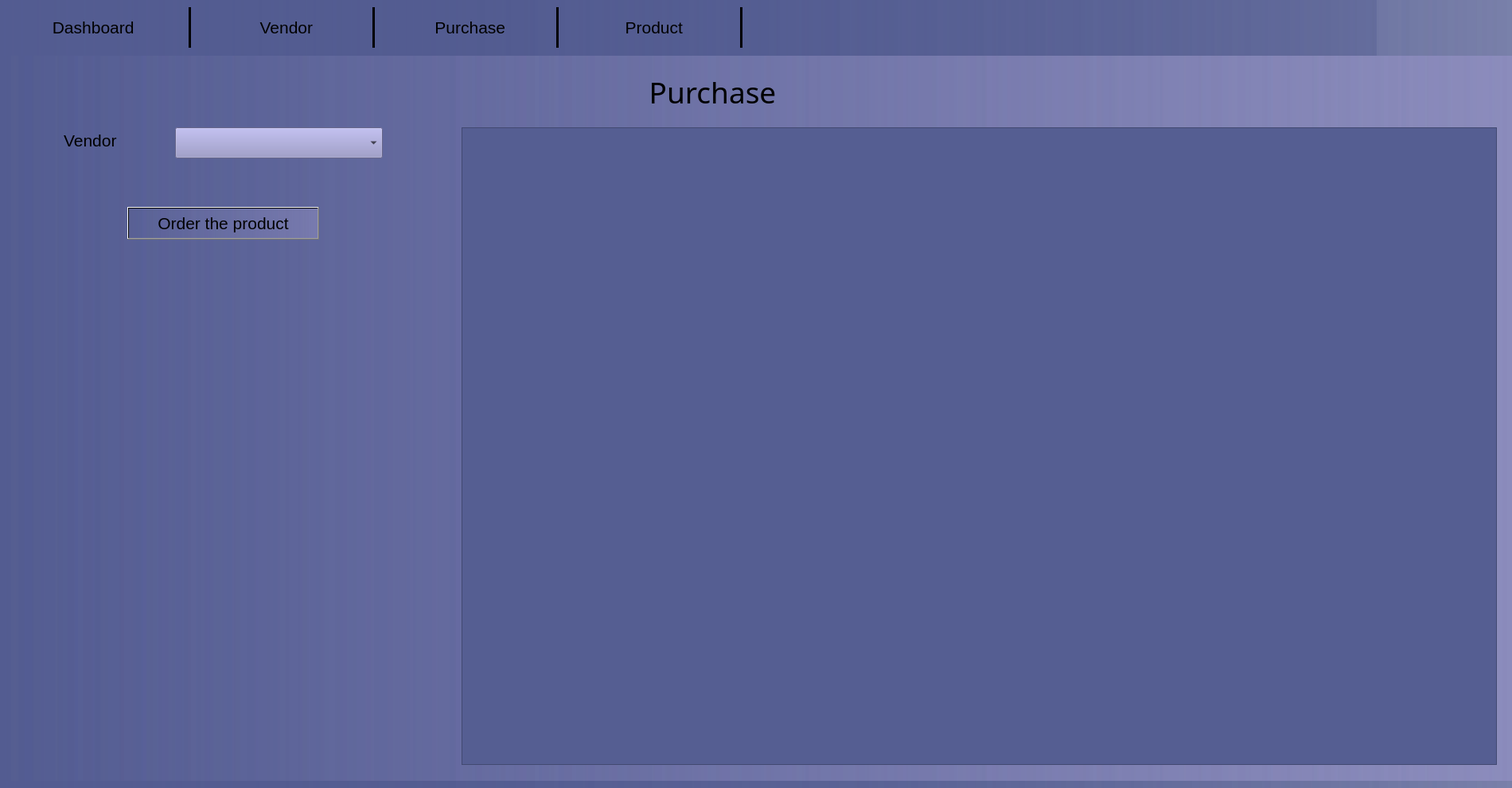
<?xml version="1.0" encoding="UTF-8"?>
<ui version="4.0">
 <class>MainWindow</class>
 <widget class="QMainWindow" name="MainWindow">
  <property name="geometry">
   <rect>
    <x>0</x>
    <y>0</y>
    <width>1900</width>
    <height>990</height>
   </rect>
  </property>
  <property name="minimumSize">
   <size>
    <width>1700</width>
    <height>800</height>
   </size>
  </property>
  <property name="maximumSize">
   <size>
    <width>1900</width>
    <height>990</height>
   </size>
  </property>
  <property name="windowTitle">
   <string>Main Window</string>
  </property>
  <property name="styleSheet">
   <string notr="true">background-color: qlineargradient(spread:pad, x1:0, y1:0, x2:1, y2:0, stop:0 rgba(83, 92, 145, 255), stop:1 rgba(83, 92, 145,100));</string>
  </property>
  <widget class="QWidget" name="centralwidget">
   <widget class="QWidget" name="horizontalLayoutWidget">
    <property name="geometry">
     <rect>
      <x>-1</x>
      <y>-1</y>
      <width>1731</width>
      <height>71</height>
     </rect>
    </property>
    <layout class="QHBoxLayout" name="horizontalLayout">
     <property name="spacing">
      <number>0</number>
     </property>
     <property name="sizeConstraint">
      <enum>QLayout::SetDefaultConstraint</enum>
     </property>
     <property name="leftMargin">
      <number>10</number>
     </property>
     <property name="topMargin">
      <number>10</number>
     </property>
     <property name="rightMargin">
      <number>780</number>
     </property>
     <property name="bottomMargin">
      <number>10</number>
     </property>
     <item>
      <widget class="QPushButton" name="btnDashboard">
       <property name="minimumSize">
        <size>
         <width>160</width>
         <height>50</height>
        </size>
       </property>
       <property name="maximumSize">
        <size>
         <width>200</width>
         <height>50</height>
        </size>
       </property>
       <property name="font">
        <font>
         <pointsize>16</pointsize>
        </font>
       </property>
       <property name="autoFillBackground">
        <bool>false</bool>
       </property>
       <property name="text">
        <string>Dashboard  </string>
       </property>
       <property name="icon">
        <iconset>
         <normaloff>image/product.png</normaloff>image/product.png</iconset>
       </property>
       <property name="iconSize">
        <size>
         <width>40</width>
         <height>40</height>
        </size>
       </property>
       <property name="flat">
        <bool>true</bool>
       </property>
      </widget>
     </item>
     <item>
      <widget class="Line" name="line_5">
       <property name="styleSheet">
        <string notr="true">background-color: rgb(0, 0, 0);</string>
       </property>
       <property name="orientation">
        <enum>Qt::Vertical</enum>
       </property>
      </widget>
     </item>
     <item>
      <widget class="QPushButton" name="btnVendor">
       <property name="minimumSize">
        <size>
         <width>160</width>
         <height>50</height>
        </size>
       </property>
       <property name="maximumSize">
        <size>
         <width>200</width>
         <height>50</height>
        </size>
       </property>
       <property name="font">
        <font>
         <pointsize>16</pointsize>
        </font>
       </property>
       <property name="text">
        <string>  Vendor</string>
       </property>
       <property name="icon">
        <iconset>
         <normaloff>image/salesman.png</normaloff>image/salesman.png</iconset>
       </property>
       <property name="iconSize">
        <size>
         <width>40</width>
         <height>40</height>
        </size>
       </property>
       <property name="default">
        <bool>false</bool>
       </property>
       <property name="flat">
        <bool>true</bool>
       </property>
      </widget>
     </item>
     <item>
      <widget class="Line" name="line">
       <property name="styleSheet">
        <string notr="true">background-color: rgb(0, 0, 0);</string>
       </property>
       <property name="orientation">
        <enum>Qt::Vertical</enum>
       </property>
      </widget>
     </item>
     <item>
      <widget class="QPushButton" name="btnPurchase">
       <property name="minimumSize">
        <size>
         <width>160</width>
         <height>50</height>
        </size>
       </property>
       <property name="maximumSize">
        <size>
         <width>200</width>
         <height>50</height>
        </size>
       </property>
       <property name="font">
        <font>
         <pointsize>16</pointsize>
        </font>
       </property>
       <property name="text">
        <string>  Purchase</string>
       </property>
       <property name="icon">
        <iconset>
         <normaloff>image/purchase.png</normaloff>image/purchase.png</iconset>
       </property>
       <property name="iconSize">
        <size>
         <width>40</width>
         <height>40</height>
        </size>
       </property>
       <property name="flat">
        <bool>true</bool>
       </property>
      </widget>
     </item>
     <item>
      <widget class="Line" name="line_4">
       <property name="styleSheet">
        <string notr="true">background-color: rgb(0, 0, 0);</string>
       </property>
       <property name="orientation">
        <enum>Qt::Vertical</enum>
       </property>
      </widget>
     </item>
     <item>
      <widget class="QPushButton" name="btnProduct">
       <property name="minimumSize">
        <size>
         <width>160</width>
         <height>50</height>
        </size>
       </property>
       <property name="maximumSize">
        <size>
         <width>200</width>
         <height>50</height>
        </size>
       </property>
       <property name="font">
        <font>
         <pointsize>16</pointsize>
        </font>
       </property>
       <property name="autoFillBackground">
        <bool>false</bool>
       </property>
       <property name="text">
        <string>  Product</string>
       </property>
       <property name="icon">
        <iconset>
         <normaloff>image/product.png</normaloff>image/product.png</iconset>
       </property>
       <property name="iconSize">
        <size>
         <width>40</width>
         <height>40</height>
        </size>
       </property>
       <property name="flat">
        <bool>true</bool>
       </property>
      </widget>
     </item>
     <item>
      <widget class="Line" name="line_3">
       <property name="styleSheet">
        <string notr="true">background-color: rgb(0, 0, 0);</string>
       </property>
       <property name="orientation">
        <enum>Qt::Vertical</enum>
       </property>
      </widget>
     </item>
    </layout>
   </widget>
   <widget class="QStackedWidget" name="stackedWidget">
    <property name="geometry">
     <rect>
      <x>0</x>
      <y>70</y>
      <width>1901</width>
      <height>911</height>
     </rect>
    </property>
    <property name="sizePolicy">
     <sizepolicy hsizetype="Expanding" vsizetype="Expanding">
      <horstretch>0</horstretch>
      <verstretch>0</verstretch>
     </sizepolicy>
    </property>
    <property name="layoutDirection">
     <enum>Qt::LeftToRight</enum>
    </property>
    <property name="styleSheet">
     <string notr="true">background-color: qlineargradient(spread:pad, x1:0, y1:0, x2:1, y2:0, stop:0 rgba(146, 144, 195, 0), stop:1 rgba(146, 144, 195, 120));</string>
    </property>
    <property name="currentIndex">
     <number>2</number>
    </property>
    <widget class="QWidget" name="dashboardpage"/>
    <widget class="QWidget" name="vendorpage">
     <widget class="QLabel" name="lblVendorLogo">
      <property name="geometry">
       <rect>
        <x>670</x>
        <y>23</y>
        <width>311</width>
        <height>51</height>
       </rect>
      </property>
      <property name="font">
       <font>
        <family>MV Boli</family>
        <pointsize>28</pointsize>
        <weight>50</weight>
        <italic>false</italic>
        <bold>false</bold>
       </font>
      </property>
      <property name="styleSheet">
       <string notr="true">background-color: rgba(0, 0, 0,0);</string>
      </property>
      <property name="text">
       <string>VENDOR</string>
      </property>
      <property name="alignment">
       <set>Qt::AlignCenter</set>
      </property>
     </widget>
     <widget class="QTableView" name="VendorTableView">
      <property name="geometry">
       <rect>
        <x>40</x>
        <y>100</y>
        <width>1831</width>
        <height>791</height>
       </rect>
      </property>
      <property name="font">
       <font>
        <family>Tahoma</family>
        <pointsize>12</pointsize>
       </font>
      </property>
      <property name="styleSheet">
       <string notr="true">background-color: rgba(85, 94, 146,0);
color: rgb(0, 0, 0);</string>
      </property>
      <property name="frameShape">
       <enum>QFrame::StyledPanel</enum>
      </property>
      <property name="frameShadow">
       <enum>QFrame::Raised</enum>
      </property>
      <property name="sizeAdjustPolicy">
       <enum>QAbstractScrollArea::AdjustToContents</enum>
      </property>
      <property name="alternatingRowColors">
       <bool>false</bool>
      </property>
      <property name="showGrid">
       <bool>true</bool>
      </property>
      <property name="gridStyle">
       <enum>Qt::SolidLine</enum>
      </property>
      <attribute name="horizontalHeaderVisible">
       <bool>false</bool>
      </attribute>
      <attribute name="horizontalHeaderCascadingSectionResizes">
       <bool>true</bool>
      </attribute>
      <attribute name="horizontalHeaderHighlightSections">
       <bool>false</bool>
      </attribute>
      <attribute name="horizontalHeaderStretchLastSection">
       <bool>true</bool>
      </attribute>
      <attribute name="verticalHeaderVisible">
       <bool>false</bool>
      </attribute>
      <attribute name="verticalHeaderCascadingSectionResizes">
       <bool>true</bool>
      </attribute>
      <attribute name="verticalHeaderStretchLastSection">
       <bool>false</bool>
      </attribute>
     </widget>
    </widget>
    <widget class="QWidget" name="purchasepage">
     <widget class="QLabel" name="lblPurchaseLogo">
      <property name="geometry">
       <rect>
        <x>740</x>
        <y>20</y>
        <width>311</width>
        <height>51</height>
       </rect>
      </property>
      <property name="font">
       <font>
        <family>MV Boli</family>
        <pointsize>28</pointsize>
        <weight>50</weight>
        <italic>false</italic>
        <bold>false</bold>
       </font>
      </property>
      <property name="styleSheet">
       <string notr="true">background-color: rgba(0, 0, 0,0);</string>
      </property>
      <property name="text">
       <string>Purchase</string>
      </property>
      <property name="alignment">
       <set>Qt::AlignCenter</set>
      </property>
     </widget>
     <widget class="QTableView" name="PurchaseTableView">
      <property name="geometry">
       <rect>
        <x>580</x>
        <y>90</y>
        <width>1301</width>
        <height>801</height>
       </rect>
      </property>
      <property name="styleSheet">
       <string notr="true">background-color: rgb(85, 94, 146);</string>
      </property>
     </widget>
     <widget class="QComboBox" name="cmbVendorList">
      <property name="geometry">
       <rect>
        <x>220</x>
        <y>90</y>
        <width>261</width>
        <height>39</height>
       </rect>
      </property>
      <property name="font">
       <font>
        <family>Tahoma</family>
        <pointsize>16</pointsize>
       </font>
      </property>
      <property name="styleSheet">
       <string notr="true">
background-color: rgb(146, 144, 195);</string>
      </property>
      <property name="editable">
       <bool>false</bool>
      </property>
      <property name="placeholderText">
       <string>Select Vendor</string>
      </property>
     </widget>
     <widget class="QLabel" name="lblVendorName_2">
      <property name="geometry">
       <rect>
        <x>80</x>
        <y>90</y>
        <width>131</width>
        <height>33</height>
       </rect>
      </property>
      <property name="font">
       <font>
        <family>Tahoma</family>
        <pointsize>16</pointsize>
       </font>
      </property>
      <property name="styleSheet">
       <string notr="true">background-color: rgba(0, 0, 0,0);</string>
      </property>
      <property name="text">
       <string>Vendor</string>
      </property>
      <property name="scaledContents">
       <bool>false</bool>
      </property>
     </widget>
     <widget class="QTableView" name="VendorProductTable">
      <property name="geometry">
       <rect>
        <x>80</x>
        <y>190</y>
        <width>401</width>
        <height>41</height>
       </rect>
      </property>
      <property name="sizePolicy">
       <sizepolicy hsizetype="Preferred" vsizetype="Preferred">
        <horstretch>0</horstretch>
        <verstretch>0</verstretch>
       </sizepolicy>
      </property>
      <property name="font">
       <font>
        <family>Tahoma</family>
        <pointsize>10</pointsize>
       </font>
      </property>
      <property name="styleSheet">
       <string notr="true">background-color: rgba(85, 94, 146,0);
color: rgb(0, 0, 0);</string>
      </property>
      <property name="frameShadow">
       <enum>QFrame::Raised</enum>
      </property>
      <attribute name="horizontalHeaderVisible">
       <bool>false</bool>
      </attribute>
     </widget>
     <widget class="QPushButton" name="btnOrderProduct">
      <property name="geometry">
       <rect>
        <x>160</x>
        <y>190</y>
        <width>241</width>
        <height>41</height>
       </rect>
      </property>
      <property name="font">
       <font>
        <family>Tahoma</family>
        <pointsize>16</pointsize>
       </font>
      </property>
      <property name="text">
       <string>Order the product</string>
      </property>
     </widget>
    </widget>
    <widget class="QWidget" name="productpage">
     <widget class="QLabel" name="lblProductLogo">
      <property name="geometry">
       <rect>
        <x>750</x>
        <y>30</y>
        <width>311</width>
        <height>51</height>
       </rect>
      </property>
      <property name="font">
       <font>
        <family>MV Boli</family>
        <pointsize>28</pointsize>
        <weight>50</weight>
        <italic>false</italic>
        <bold>false</bold>
       </font>
      </property>
      <property name="styleSheet">
       <string notr="true">background-color: rgba(0, 0, 0,0);</string>
      </property>
      <property name="text">
       <string>Product</string>
      </property>
      <property name="alignment">
       <set>Qt::AlignCenter</set>
      </property>
     </widget>
     <widget class="QTableView" name="ProductTableView">
      <property name="geometry">
       <rect>
        <x>30</x>
        <y>99</y>
        <width>1841</width>
        <height>791</height>
       </rect>
      </property>
      <attribute name="horizontalHeaderStretchLastSection">
       <bool>true</bool>
      </attribute>
     </widget>
    </widget>
   </widget>
   <zorder>stackedWidget</zorder>
   <zorder>horizontalLayoutWidget</zorder>
  </widget>
 </widget>
 <resources/>
 <connections/>
</ui>
